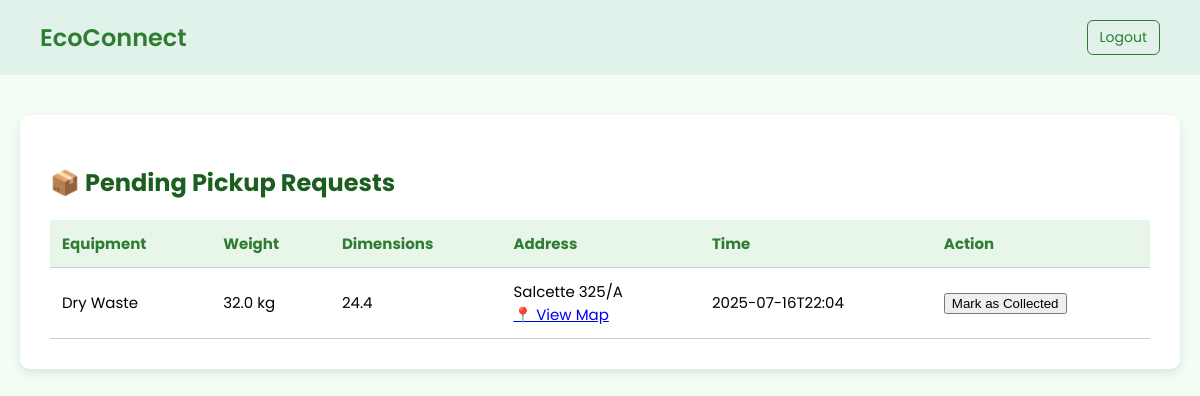
Screenshot of /collector-dashboard (signed in) with the database file from the repository.
### tables this page shows
CREATE TABLE pickups (
    id INTEGER PRIMARY KEY AUTOINCREMENT,
    user_id INTEGER NOT NULL,
    equipment TEXT NOT NULL,
    weight REAL NOT NULL,
    dimensions TEXT NOT NULL,
    address TEXT NOT NULL,
    pickup_time TEXT NOT NULL,
    status TEXT DEFAULT 'pending',
    timestamp DATETIME DEFAULT CURRENT_TIMESTAMP,
    FOREIGN KEY (user_id) REFERENCES users(id)
);

### app.py (the view, shortened to what this page needs)
@app.route('/collector-dashboard')
def collector_dashboard():
    if 'username' not in session:
        return redirect('/collector-login')
    conn = sqlite3.connect('pickups.db')
    conn.row_factory = sqlite3.Row
    cursor = conn.cursor()
    cursor.execute("SELECT address FROM users WHERE username = ?", (session['username'],))
    collector = cursor.fetchone()
    city_filter = collector['address'].split(',')[-1].strip() if collector else None
    if city_filter:
        cursor.execute('''
            SELECT id, equipment, weight, dimensions, address, pickup_time, status
            FROM pickups
            WHERE status = 'pending' AND address LIKE ?
            ORDER BY timestamp DESC
        ''', (f'%{city_filter}%',))
    pickups = cursor.fetchall()
    conn.close()
    return render_template('collector_dashboard.html', pickups=pickups)

### templates/collector_dashboard.html (shortened to what this page needs)
<!DOCTYPE html>
<html lang="en">
<head>
</head>
<body>
  <header>
    <div class="logo">EcoConnect</div>
    <div class="top-right">
      <a href="{{ url_for('logout') }}" class="logout-btn">Logout</a>
    </div>
  </header>
  <div class="container">
    <h2>📦 Pending Pickup Requests</h2>
    {% if pickups %}
    <table>
      <thead>
        <tr>
          <th>Equipment</th>
          <th>Weight</th>
          <th>Dimensions</th>
          <th>Address</th>
          <th>Time</th>
          <th>Action</th>
        </tr>
      </thead>
      <tbody>
        {% for pickup in pickups %}
        <tr>
          <td>{{ pickup.equipment }}</td>
          <td>{{ pickup.weight }} kg</td>
          <td>{{ pickup.dimensions }}</td>
          <td>
            {{ pickup.address }}<br>
            <a href="https://www.google.com/maps/search/?api=1&query={{ pickup.address | urlencode }}" target="_blank">📍 View Map</a>
          </td>
          <td>{{ pickup.pickup_time }}</td>
          <td>
            <form action="/mark-collected/{{ pickup.id }}" method="POST">
              <button type="submit" class="btn">Mark as Collected</button>
            </form>
          </td>
        </tr>
        {% endfor %}
      </tbody>
    </table>
    {% else %}
      <p class="no-data">No pending pickups found near you.</p>
    {% endif %}
  </div>
</body>
</html>

### templates/collector_dashboard.html (style rules this page uses)
body { font-family: 'Poppins', sans-serif; margin: 0; padding: 0; background-color: #f4fdf4; }
header { display: flex; justify-content: space-between; align-items: center; background-color: #e0f2e9; padding: 20px 40px; }
.logo { font-size: 24px; font-weight: 600; color: #2e7d32; }
.top-right { display: flex; align-items: center; gap: 20px; }
.logout-btn { font-size: 14px; text-decoration: none; color: #2e7d32; border: 1px solid #2e7d32; padding: 6px 12px; border-radius: 6px; transition: background-color 0.3s, color 0.3s; }
.container { max-width: 1100px; margin: 40px auto; background: #ffffff; padding: 30px; border-radius: 10px; box-shadow: 0 4px 10px rgba(0, 0, 0, 0.1); }
h2 { color: #1b5e20; margin-bottom: 20px; }
table { width: 100%; border-collapse: collapse; font-size: 15px; }
th, td { padding: 12px; border-bottom: 1px solid #ccc; text-align: left; }
th { background-color: #e8f5e9; color: #2e7d32; }

### rows the page displays
pickups: equipment "Dry Waste", weight "32.0", dimensions "24.4", address "Salcette 325/A", pickup_time "2025-07-16T22:04"
